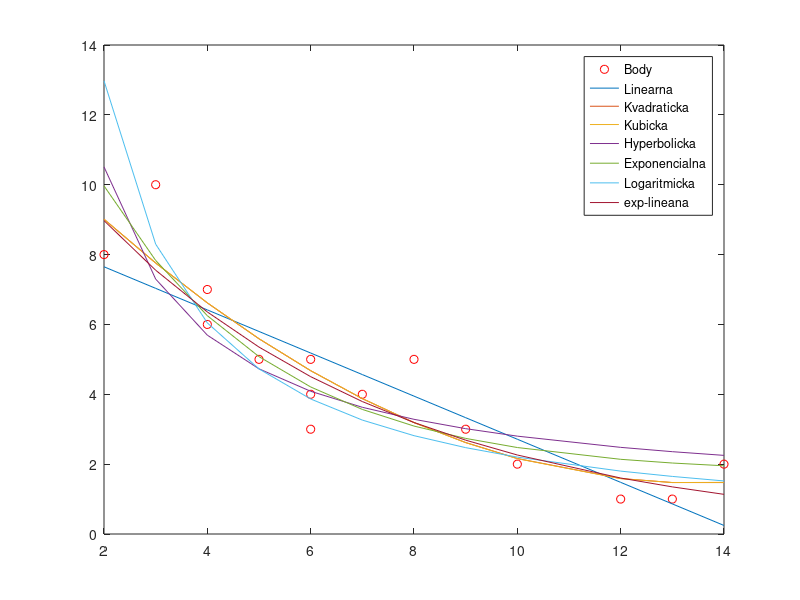

Recreate this plot in MATLAB.
clear
clc
close all

ui = [2 3 4 4 5 6 6 6 7 8 9 10 12 13 14]';
yi = [8 10 7 6 5 5 4 3 4 5 3 2 1 1 2]';

lenght = size(yi);
for i = 1:lenght(1,1)
    H1(i,:) = [1 ui(i)];
end

%%%%%%%%%%%%%%%%%%%%%%
%linearna regresia
theta_1 = inv(H1'*H1)*H1'*yi;
y1 = H1*theta_1;
e1 = yi-y1;
q1 = e1'*e1;
s1 = sum(e1);
plot(ui,yi,"ro") 
hold on;
plot(ui,y1)

%%%%%%%%%%%%%%%%%%%%%
%kvadraticka funkcia
l = ones(1,lenght(1,1))';
H2 = [l,ui,ui.^2];
theta_2 = inv(H2'*H2)*H2'*yi;
y2 = H2 * theta_2;
e2 = yi-y2;
q2 = e2'*e2;
s2 = sum(e2);
plot(ui,y2)

%%%%%%%%%%%%%%%%%%%%%
%kubicka funkcia
l = ones(1,lenght(1,1))';
H3 = [l,ui,ui.^2, ui.^3];
theta_3 = inv(H3'*H3)*H3'*yi;
y3 = H3 * theta_3;
e3 = yi-y3;
q3 = e3'*e3;
s3 = sum(e3);
plot(ui,y3)

%%%%%%%%%%%%%%%%%%%%%
%hyperbolicka funkcia
l = ones(1,lenght(1,1))';
H4 = [l,ui.^-1];
theta_4 = inv(H4'*H4)*H4'*yi;
for i = 1:15
    y4(i) = theta_4(1) + theta_4(2)/ui(i);
end
y4 = y4';
% y4 = H4 * (theta_4/ui);
e4 = yi-y4;
q4 = e4'*e4;
s4 = sum(e4);
plot(ui,y4)

%%%%%%%%%%%%%%%%%%%%%
%exponencialna funkcia
l = ones(1,lenght(1,1))';
H5 = [l,exp(-0.3*ui)];
theta_5 = inv(H5'*H5)*H5'*yi;
y5 = H5*theta_5;
e5 = yi-y5;
q5 = e5'*e5;
s5 = sum(e5);
plot(ui,y5)

%%%%%%%%%%%%%%%%%%%%%
%logaritmicka funkcia
l = ones(1,lenght(1,1))';
H6 = [l,log(ui)];
theta_6 = inv(H6'*H6)*H6'*log(yi);
y6 = exp(theta_6(1))*ui.^(theta_6(2));
% y6 = H5*theta_6;
e6 = yi-y6;
q6 = e6'*e6;
s6 = sum(e6);
plot(ui,y6)

%%%%%%%%%%%%%%%%%%%%%
%exponencialno linearna funkcia
l = ones(1,lenght(1,1))';
H7 = [l,ui];
theta_7 = inv(H7'*H7)*H7'*log(yi);
y7 = exp(theta_7(1)+ui.*theta_7(2));
% y6 = H5*theta_6;
e7 = yi-y7;
q7 = e7'*e7;
s7 = sum(e7);
plot(ui,y7)


legend("Body","Linearna","Kvadraticka","Kubicka","Hyperbolicka","Exponencialna","Logaritmicka","exp-lineana")

